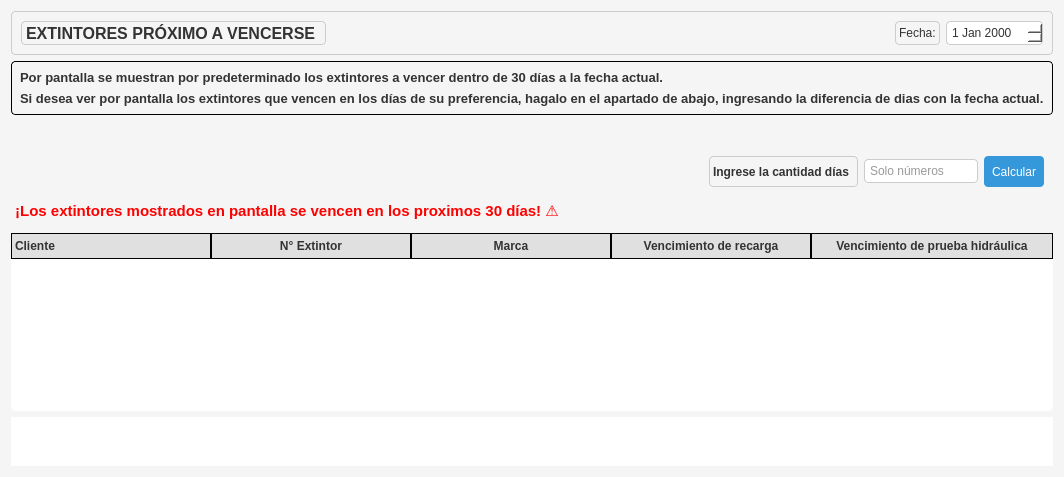
<?xml version="1.0" encoding="UTF-8"?>
<ui version="4.0">
 <class>Vencimientos</class>
 <widget class="QWidget" name="Vencimientos">
  <property name="geometry">
   <rect>
    <x>0</x>
    <y>0</y>
    <width>1058</width>
    <height>477</height>
   </rect>
  </property>
  <property name="windowTitle">
   <string>Form</string>
  </property>
  <property name="styleSheet">
   <string notr="true">QWidget {
    background-color: #f5f5f5;
    color: #333333;
}
QFrame {
    border: 1px solid #cccccc;
    border-radius: 4px;
}
QLabel {
    color: #333333;
}
QPushButton {
    background-color: #3498db;
    color: white;
    border: none;
    border-radius: 4px;
    padding: 3px 8px;
    min-height: 25px;
}
QPushButton:hover {
    background-color: #2980b9;
}
QPushButton:disabled {
    background-color: #bdc3c7;
}
QPushButton#btnCerrarCaja {
    background-color: #e74c3c;
}
QPushButton#btnCerrarCaja:hover {
    background-color: #c0392b;
}
QLineEdit, QComboBox, QDateEdit {
    border: 1px solid #cccccc;
    border-radius: 4px;
    padding: 3px;
    background: white;
}
QTableWidget {
    border: 7px solid rgb(0, 0, 0);
    background-color: white;
    gridline-color: rgb(0, 0, 0);
}
QHeaderView::section {
    background-color: #e0e0e0;
    color: #333333;
    padding: 3px;
    border: 1px solid rgb(0, 0, 0);
    font-weight: bold;
}
QTableWidget::item:selected {
    background-color: #3498db;
    color: white;
}</string>
  </property>
  <layout class="QVBoxLayout" name="verticalLayout_7">
   <item>
    <widget class="QFrame" name="frame_2">
     <property name="styleSheet">
      <string notr="true"/>
     </property>
     <property name="frameShape">
      <enum>QFrame::StyledPanel</enum>
     </property>
     <property name="frameShadow">
      <enum>QFrame::Raised</enum>
     </property>
     <layout class="QHBoxLayout" name="horizontalLayout_2">
      <item>
       <widget class="QLabel" name="label">
        <property name="font">
         <font>
          <pointsize>12</pointsize>
          <bold>true</bold>
         </font>
        </property>
        <property name="text">
         <string>EXTINTORES PRÓXIMO A VENCERSE </string>
        </property>
       </widget>
      </item>
      <item>
       <spacer name="horizontalSpacer_2">
        <property name="orientation">
         <enum>Qt::Horizontal</enum>
        </property>
        <property name="sizeHint" stdset="0">
         <size>
          <width>40</width>
          <height>20</height>
         </size>
        </property>
       </spacer>
      </item>
      <item>
       <widget class="QLabel" name="label_3">
        <property name="text">
         <string>Fecha:</string>
        </property>
       </widget>
      </item>
      <item>
       <widget class="QDateEdit" name="dateEdit">
        <property name="readOnly">
         <bool>true</bool>
        </property>
       </widget>
      </item>
     </layout>
    </widget>
   </item>
   <item>
    <widget class="QWidget" name="widget_3" native="true">
     <property name="styleSheet">
      <string notr="true">QWidget {
    background-color: #f5f5f5;
    color: #333333;
	border: 1px solid ;
    border-radius: 4px;
}</string>
     </property>
     <layout class="QVBoxLayout" name="verticalLayout">
      <item>
       <widget class="QLabel" name="label_5">
        <property name="font">
         <font>
          <pointsize>10</pointsize>
          <bold>true</bold>
         </font>
        </property>
        <property name="styleSheet">
         <string notr="true">border:none;</string>
        </property>
        <property name="text">
         <string>Por pantalla se muestran por predeterminado los extintores a vencer dentro de 30 días a la fecha actual.</string>
        </property>
       </widget>
      </item>
      <item>
       <widget class="QLabel" name="label_2">
        <property name="font">
         <font>
          <pointsize>10</pointsize>
          <bold>true</bold>
         </font>
        </property>
        <property name="styleSheet">
         <string notr="true">border:none;</string>
        </property>
        <property name="text">
         <string>Si desea ver por pantalla los extintores que vencen en los días de su preferencia, hagalo en el apartado de abajo, ingresando la diferencia de dias con la fecha actual.</string>
        </property>
       </widget>
      </item>
     </layout>
    </widget>
   </item>
   <item>
    <spacer name="verticalSpacer_3">
     <property name="orientation">
      <enum>Qt::Vertical</enum>
     </property>
     <property name="sizeType">
      <enum>QSizePolicy::Maximum</enum>
     </property>
     <property name="sizeHint" stdset="0">
      <size>
       <width>20</width>
       <height>40</height>
      </size>
     </property>
    </spacer>
   </item>
   <item>
    <widget class="QWidget" name="widget_2" native="true">
     <layout class="QHBoxLayout" name="horizontalLayout_3">
      <item>
       <spacer name="horizontalSpacer_4">
        <property name="orientation">
         <enum>Qt::Horizontal</enum>
        </property>
        <property name="sizeHint" stdset="0">
         <size>
          <width>40</width>
          <height>20</height>
         </size>
        </property>
       </spacer>
      </item>
      <item alignment="Qt::AlignRight">
       <widget class="QLabel" name="label_4">
        <property name="font">
         <font>
          <bold>true</bold>
         </font>
        </property>
        <property name="text">
         <string>Ingrese la cantidad días </string>
        </property>
       </widget>
      </item>
      <item alignment="Qt::AlignRight">
       <widget class="QLineEdit" name="lineEdit">
        <property name="placeholderText">
         <string>Solo números</string>
        </property>
       </widget>
      </item>
      <item alignment="Qt::AlignRight">
       <widget class="QPushButton" name="pushButton_5">
        <property name="text">
         <string>Calcular</string>
        </property>
       </widget>
      </item>
     </layout>
    </widget>
   </item>
   <item>
    <widget class="QLabel" name="text_dias">
     <property name="font">
      <font>
       <pointsize>11</pointsize>
       <italic>false</italic>
       <bold>true</bold>
       <underline>false</underline>
      </font>
     </property>
     <property name="styleSheet">
      <string notr="true">border:none;
color: rgb(255, 0, 0);</string>
     </property>
     <property name="text">
      <string> ¡Los extintores mostrados en pantalla se vencen en los proximos 30 días! ⚠️</string>
     </property>
    </widget>
   </item>
   <item>
    <spacer name="verticalSpacer">
     <property name="orientation">
      <enum>Qt::Vertical</enum>
     </property>
     <property name="sizeType">
      <enum>QSizePolicy::Preferred</enum>
     </property>
     <property name="sizeHint" stdset="0">
      <size>
       <width>10</width>
       <height>20</height>
      </size>
     </property>
    </spacer>
   </item>
   <item>
    <widget class="QTableWidget" name="tableWidget">
     <property name="sizePolicy">
      <sizepolicy hsizetype="Expanding" vsizetype="Expanding">
       <horstretch>0</horstretch>
       <verstretch>0</verstretch>
      </sizepolicy>
     </property>
     <property name="minimumSize">
      <size>
       <width>0</width>
       <height>0</height>
      </size>
     </property>
     <property name="maximumSize">
      <size>
       <width>16777215</width>
       <height>16777215</height>
      </size>
     </property>
     <property name="font">
      <font>
       <kerning>true</kerning>
      </font>
     </property>
     <property name="styleSheet">
      <string notr="true">color: rgb(0, 0, 0);
border: none;</string>
     </property>
     <property name="frameShadow">
      <enum>QFrame::Plain</enum>
     </property>
     <property name="horizontalScrollBarPolicy">
      <enum>Qt::ScrollBarAsNeeded</enum>
     </property>
     <property name="autoScroll">
      <bool>true</bool>
     </property>
     <property name="autoScrollMargin">
      <number>16</number>
     </property>
     <property name="editTriggers">
      <set>QAbstractItemView::NoEditTriggers</set>
     </property>
     <property name="horizontalScrollMode">
      <enum>QAbstractItemView::ScrollPerItem</enum>
     </property>
     <attribute name="horizontalHeaderVisible">
      <bool>true</bool>
     </attribute>
     <attribute name="horizontalHeaderDefaultSectionSize">
      <number>200</number>
     </attribute>
     <attribute name="horizontalHeaderHighlightSections">
      <bool>true</bool>
     </attribute>
     <attribute name="horizontalHeaderShowSortIndicator" stdset="0">
      <bool>false</bool>
     </attribute>
     <attribute name="horizontalHeaderStretchLastSection">
      <bool>true</bool>
     </attribute>
     <column>
      <property name="text">
       <string>Cliente</string>
      </property>
      <property name="font">
       <font>
        <bold>true</bold>
       </font>
      </property>
      <property name="textAlignment">
       <set>AlignLeading|AlignVCenter</set>
      </property>
     </column>
     <column>
      <property name="text">
       <string>N° Extintor</string>
      </property>
     </column>
     <column>
      <property name="text">
       <string>Marca</string>
      </property>
     </column>
     <column>
      <property name="text">
       <string>Vencimiento de recarga</string>
      </property>
     </column>
     <column>
      <property name="text">
       <string>Vencimiento de prueba hidráulica</string>
      </property>
     </column>
    </widget>
   </item>
   <item>
    <widget class="QWidget" name="widget" native="true">
     <property name="maximumSize">
      <size>
       <width>16777215</width>
       <height>50</height>
      </size>
     </property>
     <property name="styleSheet">
      <string notr="true">background-color: rgb(255, 255, 255);
border: none;</string>
     </property>
     <layout class="QHBoxLayout" name="horizontalLayout">
      <item>
       <spacer name="horizontalSpacer_3">
        <property name="orientation">
         <enum>Qt::Horizontal</enum>
        </property>
        <property name="sizeHint" stdset="0">
         <size>
          <width>40</width>
          <height>20</height>
         </size>
        </property>
       </spacer>
      </item>
      <item>
       <widget class="QPushButton" name="pushButton_3">
        <property name="cursor">
         <cursorShape>PointingHandCursor</cursorShape>
        </property>
        <property name="text">
         <string/>
        </property>
        <property name="icon">
         <iconset>
          <normaloff>../images/anterior (1).png</normaloff>../images/anterior (1).png</iconset>
        </property>
        <property name="iconSize">
         <size>
          <width>18</width>
          <height>18</height>
         </size>
        </property>
       </widget>
      </item>
      <item>
       <widget class="QPushButton" name="pushButton_2">
        <property name="cursor">
         <cursorShape>PointingHandCursor</cursorShape>
        </property>
        <property name="text">
         <string/>
        </property>
        <property name="icon">
         <iconset>
          <normaloff>../images/anterior.png</normaloff>../images/anterior.png</iconset>
        </property>
       </widget>
      </item>
      <item>
       <widget class="QLabel" name="label_7">
        <property name="styleSheet">
         <string notr="true">color: black</string>
        </property>
        <property name="text">
         <string/>
        </property>
       </widget>
      </item>
      <item>
       <widget class="QPushButton" name="pushButton">
        <property name="cursor">
         <cursorShape>PointingHandCursor</cursorShape>
        </property>
        <property name="styleSheet">
         <string notr="true"/>
        </property>
        <property name="text">
         <string/>
        </property>
        <property name="icon">
         <iconset>
          <normaloff>../images/sssiguiente.png</normaloff>../images/sssiguiente.png</iconset>
        </property>
       </widget>
      </item>
      <item>
       <widget class="QPushButton" name="pushButton_4">
        <property name="cursor">
         <cursorShape>PointingHandCursor</cursorShape>
        </property>
        <property name="styleSheet">
         <string notr="true"/>
        </property>
        <property name="text">
         <string/>
        </property>
        <property name="icon">
         <iconset>
          <normaloff>../images/proximo (1).png</normaloff>../images/proximo (1).png</iconset>
        </property>
        <property name="iconSize">
         <size>
          <width>18</width>
          <height>18</height>
         </size>
        </property>
       </widget>
      </item>
      <item>
       <spacer name="horizontalSpacer">
        <property name="orientation">
         <enum>Qt::Horizontal</enum>
        </property>
        <property name="sizeHint" stdset="0">
         <size>
          <width>40</width>
          <height>20</height>
         </size>
        </property>
       </spacer>
      </item>
     </layout>
    </widget>
   </item>
  </layout>
 </widget>
 <resources/>
 <connections/>
</ui>
